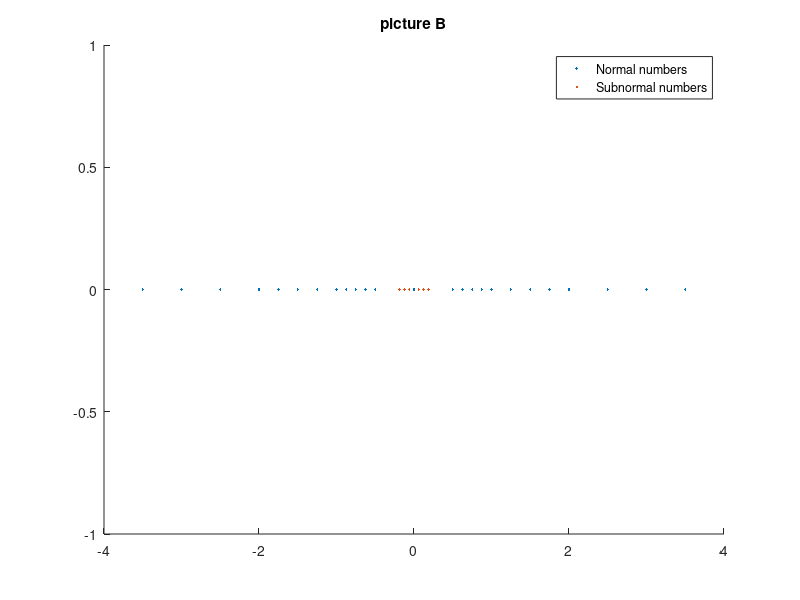

Reproduce this figure in MATLAB.
x_1=[-3.5 , -3 , -2.5 , -2 , -1.75 , -1.5 , -1.25 , -1 , -0.875 , -0.75 , -0.625 , -0.5 , 0 , 0.5 , 0.625 , 0.75 , 0.875 , 1 , 1.25 , 1.5 , 1.75 , 2 , 2.5 , 3 , 3.5 ]';
y_1=zeros(25,1);
scatter(x_1,y_1,3,'filled','red');
hold on;
x_2=[-0.1875, -0.125, -0.0625, 0.0625, 0.125, 0.1875 ]';
y_2=zeros(6,1);
scatter(x_2,y_2,3,'filled','blue');
legend('Normal numbers','Subnormal numbers');
title('picture B');